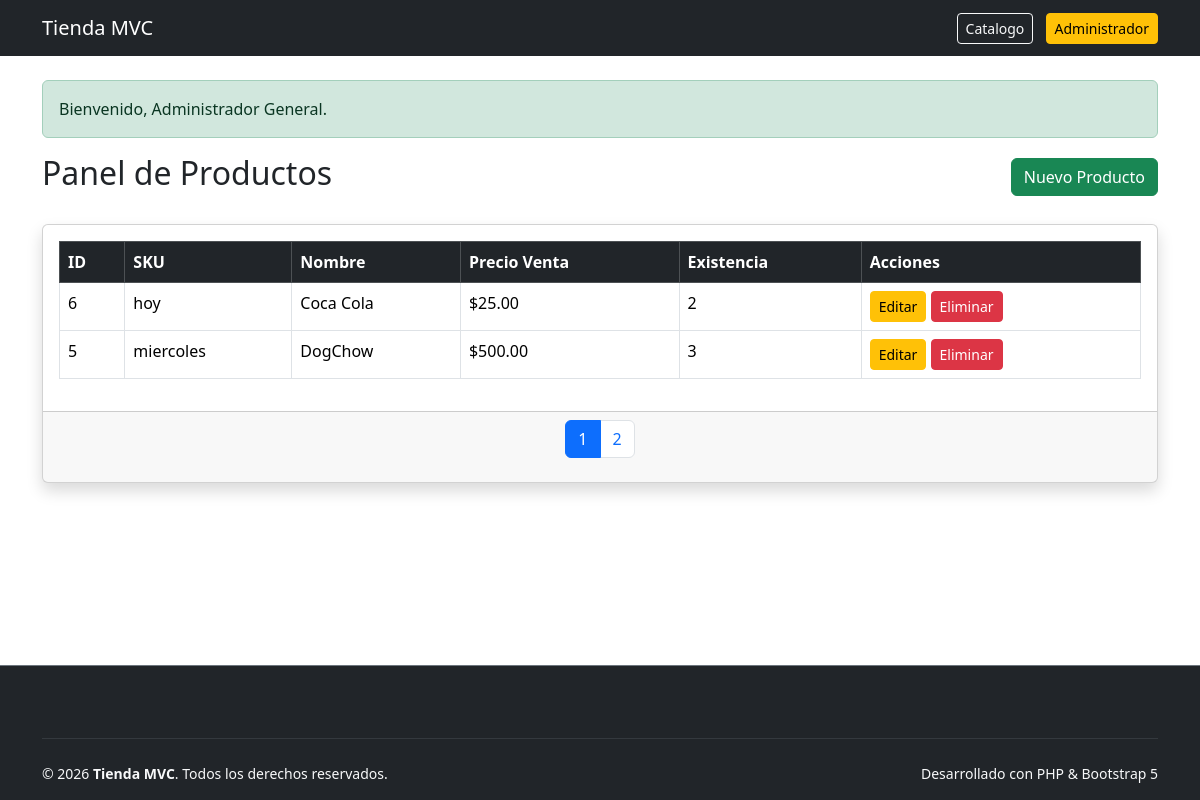
Page /productos (signed in) on the committed database.
### tables this page shows
CREATE TABLE `productos` (
  `id` int(11) NOT NULL AUTO_INCREMENT,
  `sku` varchar(50) NOT NULL,
  `nombre` varchar(100) NOT NULL,
  `descripcion` text NOT NULL,
  `precio_compra` decimal(10,2) NOT NULL,
  `precio_venta` decimal(10,2) NOT NULL,
  `existencia` int(11) NOT NULL DEFAULT 0,
  `create_at` timestamp NULL DEFAULT current_timestamp(),
  `updated_at` timestamp NULL DEFAULT current_timestamp() ON UPDATE current_timestamp(),
  PRIMARY KEY (`id`),
  UNIQUE KEY `sku` (`sku`)
);

### controllers/ProductoController.php (called while the page is built, shortened)
<?php
class ProductoController
{
    private ProductoModel $productoModel;
    public function __construct()
    {
        $this->productoModel = new ProductoModel();
    }
    public function index(): void
    {
        $pagina_actual = (int)($_GET['page'] ?? 1);
        $limite = 2;
        $totalProductos = $this->productoModel->obtenerTodos();
        $total_paginas = ceil(count($totalProductos) / $limite);
        $productos = $this->productoModel->paginacion($pagina_actual, $limite);
        require_once __DIR__ . '/../views/productos/index.php';
    }
}

### config/Autoload.php (called while the page is built, shortened)
<?php
spl_autoload_register(function ($class) {
    $baseDir = __DIR__ .'/../';
    $class = str_replace('\\','/', $class);
    $parts = explode('/', $class);
    if (!empty($parts)) {
        $parts[0] = strtolower($parts[0]);
    }
    $file = $baseDir . implode('/', $parts) . '.php';
});
?>

### config/Database.php (called while the page is built, shortened)
<?php
    class database {
        private string $host = "localhost:3307";
        private string $dbname = "tienda_mvc";
        private string $username = "root";
        private string $password = "";
        private string $charset = 'utf8mb4';
public function connect(): PDO {
        try {
        $dsn = "mysql:host={$this->host};dbname={$this->dbname};charset={$this->charset}";
        $pdo = new PDO($dsn, $this->username, $this->password);
        $pdo->setAttribute(PDO::ATTR_ERRMODE, PDO::ERRMODE_EXCEPTION);
        $pdo->setAttribute(PDO::ATTR_DEFAULT_FETCH_MODE, PDO::FETCH_ASSOC);
        return $pdo;
        } catch (PDOException $e) {
        die('Error de conexión: ' . $e->getMessage());
        }
    }
}
?>

### models/ProductoModel.php (called while the page is built, shortened)
<?php
class ProductoModel
{
    private PDO $conexion;
    public function __construct()
    {
        $db = new Database();
        $this->conexion = $db->connect();
    }
    public function obtenerTodos(): array
    {
        try {
            $sql = 'SELECT * FROM productos ORDER BY id DESC';
            $stmt = $this->conexion->query($sql);
            return $stmt->fetchAll();
        } catch (PDOException $e) {
            return [];
        }
    }
    public function paginacion(int $pagina, int $limite): array
    {
        try {
            $offset = ($pagina - 1) * $limite;
            $sql = 'SELECT * FROM productos ORDER BY id DESC LIMIT :limite OFFSET :offset';
            $stmt = $this->conexion->prepare($sql);
            $stmt->bindParam(':limite', $limite, PDO::PARAM_INT);
            $stmt->bindParam(':offset', $offset, PDO::PARAM_INT);
            $stmt->execute();
            return $stmt->fetchAll();
        } catch (PDOException $e) {
            return [];
        }
    }
}

### views/productos/index.php (the view, shortened to what this page needs)
<?php require_once __DIR__ . '/../layouts/header.php'; ?>
<div class="d-flex justify-content-between align-items-center mb-4">
    <h2>Panel de Productos</h2>
    <a href="productos/create" class="btn btn-success">Nuevo Producto</a>
</div>
<div class="card shadow">
    <div class="card-body">
        <table class="table table-bordered table-hover">
            <thead class="table-dark">
                <tr>
                    <th>ID</th>
                    <th>SKU</th>
                    <th>Nombre</th>
                    <th>Precio Venta</th>
                    <th>Existencia</th>
                    <th>Acciones</th>
                </tr>
            </thead>
            <tbody>
                <?php foreach ($productos as $producto): ?>
                    <tr>
                        <td><?= $producto['id']; ?></td>
                        <td><?= $producto['sku']; ?></td>
                        <td><?= $producto['nombre']; ?></td>
                        <td>$<?= $producto['precio_venta']; ?></td>
                        <td><?= $producto['existencia']; ?></td>
                        <td>
                            <a href="productos/edit&id=<?= $producto['id']; ?>" class="btn btn-warning btn-sm">Editar</a>
                            <form method="POST" action="productos/delete" class="d-inline">
                                <button type="submit" class="btn btn-danger btn-sm" onclick="return confirm('¿Eliminar producto?')">Eliminar</button>
                            </form>
                        </td>
                    </tr>
                <?php endforeach; ?>
            </tbody>
        </table>
    </div>
    <div class="card-footer text-muted d-flex justify-content-center">
        <nav aria-label="paginacion">
            <ul class="pagination pagination-md">
                <?php for($i = 1; $i <= $total_paginas; $i++): ?>
                    <li class="page-item <?= $i === $pagina_actual ? 'active' : ''; ?>">
                        <a class="page-link" href="productos&page=<?= $i; ?>"><?= $i; ?></a>
                    </li>
                <?php endfor; ?>
            </ul>
        </nav>
    </div>
</div>
<?php require_once __DIR__ . '/../layouts/footer.php'; ?>

### rows in the picture
productos: id "6", sku "hoy", nombre "Coca Cola", precio_venta "25.00", existencia "2"
productos: id "5", sku "miercoles", nombre "DogChow", precio_venta "500.00", existencia "3"

### other values in the picture
$_SESSION['success'] "Bienvenido, Administrador General."
